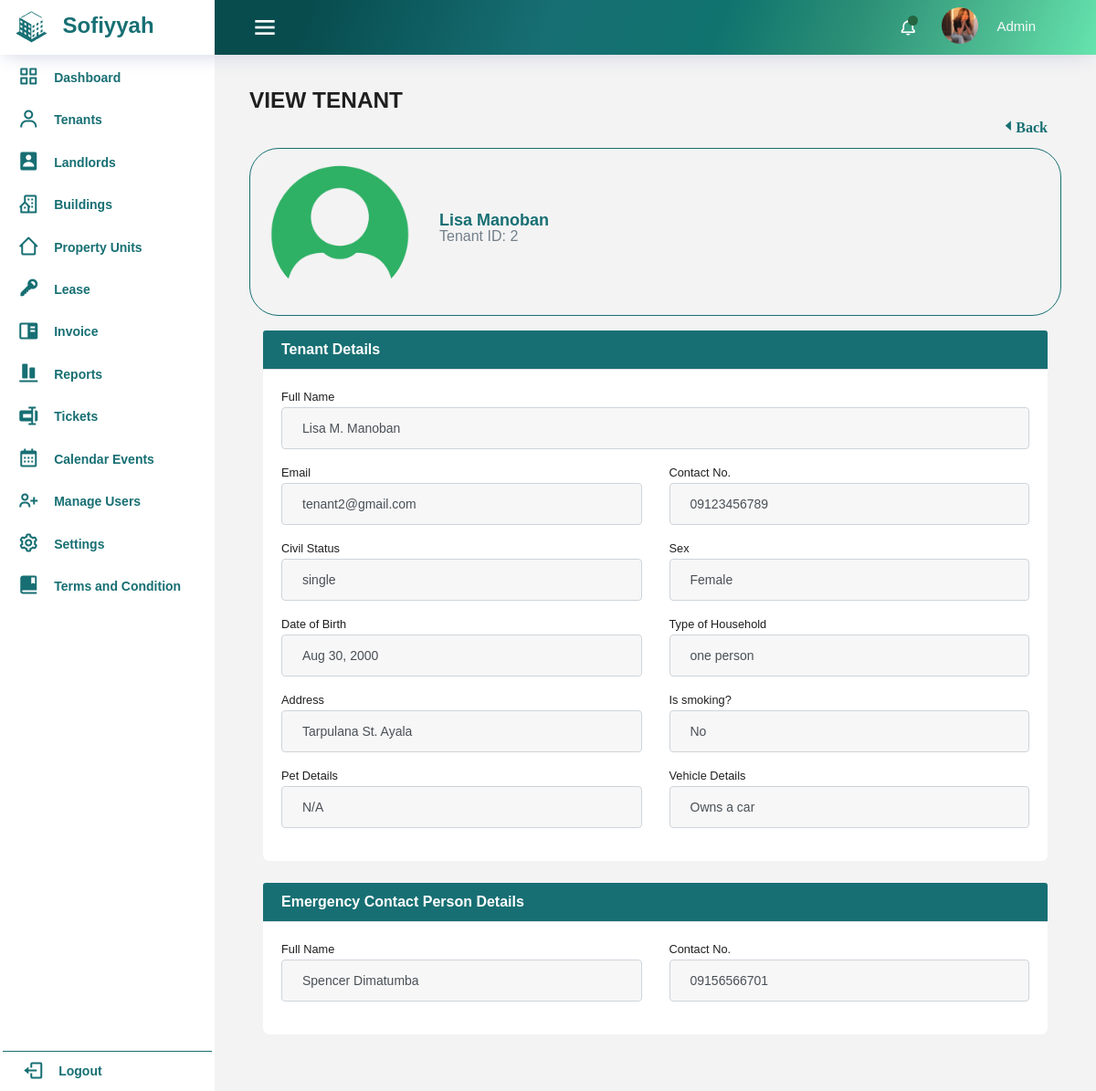
Before: /tenant/view_tenant.php?id=2 (signed in) with the older database file.
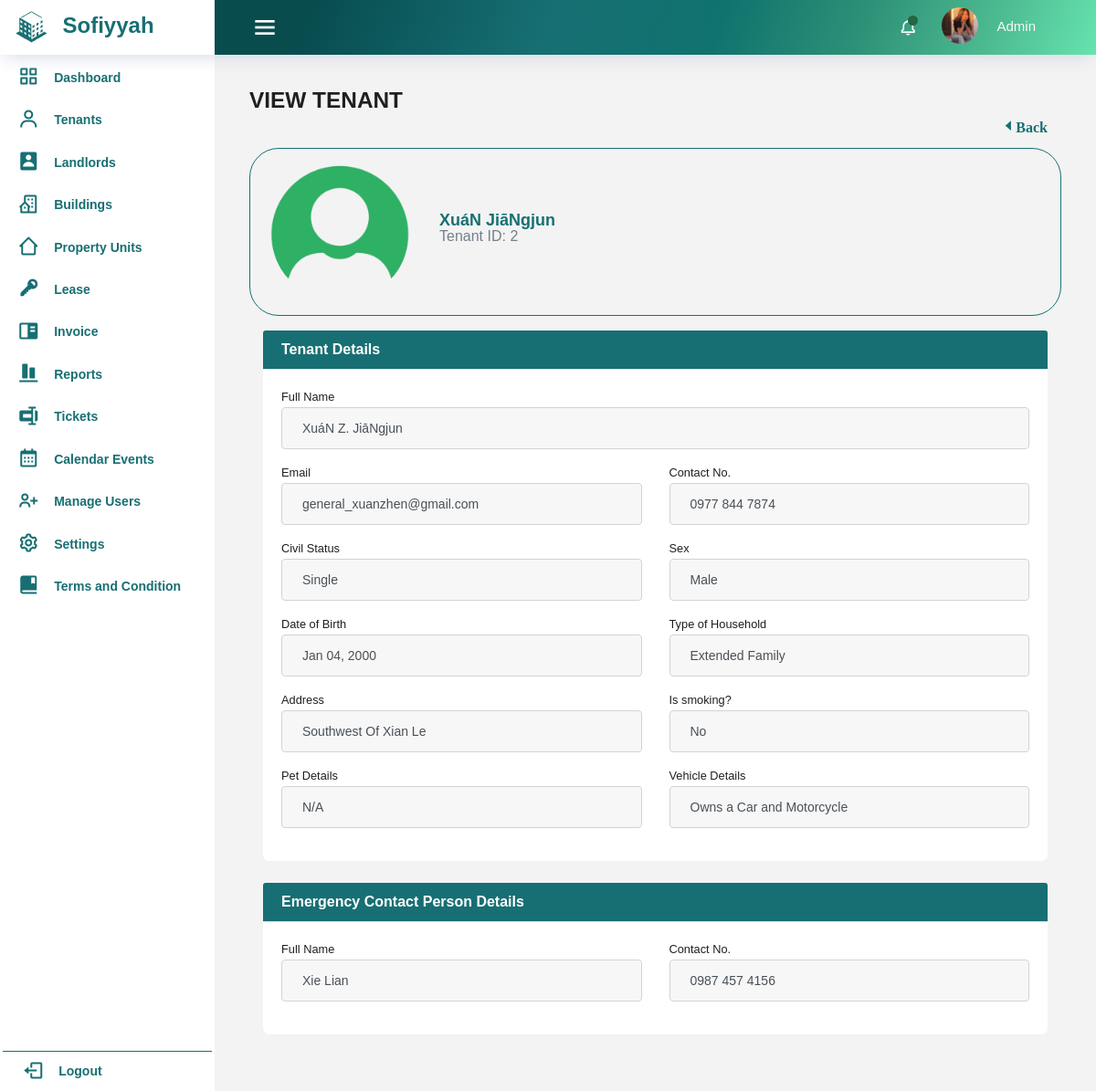
After: the same page with the newer database file.
### tables this page shows
CREATE TABLE IF NOT EXISTS `tenant` (
  `id` int(11) NOT NULL AUTO_INCREMENT,
  `first_name` varchar(50) NOT NULL,
  `middle_name` varchar(50) DEFAULT NULL,
  `last_name` varchar(50) NOT NULL,
  `email` varchar(100) NOT NULL,
  `contact_no` varchar(20) NOT NULL,
  `relationship_status` varchar(100) NOT NULL,
  `type_of_household` varchar(100) NOT NULL,
  `previous_address` varchar(200) NOT NULL,
  `region` varchar(255) NOT NULL,
  `provinces` varchar(255) NOT NULL,
  `city` varchar(255) NOT NULL,
  `sex` varchar(50) DEFAULT NULL,
  `date_of_birth` date NOT NULL,
  `has_pet` varchar(100) NOT NULL,
  `number_of_pets` int(11) DEFAULT NULL,
  `type_of_pet` varchar(50) DEFAULT NULL,
  `is_smoking` varchar(10) NOT NULL,
  `has_vehicle` varchar(100) DEFAULT NULL,
  `vehicle_specification` varchar(50) DEFAULT NULL,
  `spouse_first_name` varchar(50) DEFAULT NULL,
  `spouse_last_name` varchar(50) DEFAULT NULL,
  `spouse_email` varchar(100) DEFAULT NULL,
  `spouse_num` varchar(20) DEFAULT NULL,
  `occupants` varchar(255) DEFAULT NULL,
  `occupants_relations` varchar(255) DEFAULT NULL,
  `emergency_contact_person` varchar(100) NOT NULL,
  `emergency_contact_number` varchar(20) NOT NULL,
  `profile_img` varchar(100) NOT NULL,
  PRIMARY KEY (`id`)
);

### tools/functions.php (called while the page is built, shortened)
<?php
function pluralize($noun, $count) {
  $last_letter = strtolower($noun[strlen($noun) - 1]);
  switch ($last_letter) {
      default:
          return $noun;
  }
}
?>

### tenant/view_tenant.php (the view, shortened to what the rows shown need)
<?php
require_once '../includes/dbconfig.php';
$tenant_id = $_GET['id'];
$sql = "SELECT * FROM tenant WHERE id = $tenant_id";
$result = mysqli_query($conn, $sql);
$row = mysqli_fetch_assoc($result);
$date_of_birth = strtotime($row['date_of_birth']);
$formatted_date = date('M d, Y', $date_of_birth);
require_once '../includes/header.php';
?>
<body>
    <div class="container-scroller">
        <div class="container-fluid page-body-wrapper">
            <div class="main-panel">
                <div class="content-wrapper">
                    <div class="row">
                        <div class="col-12">
                            <div class="media align-items-center py-3 mb-3 w-100">
                                <div class="media-body ml-4">
                                    <h4 class="font-weight-bold mb-0 white-text"><?php echo $row['first_name'] . " " . $row['last_name']; ?></h4>
                                    <div class="text-muted mb-2">Tenant ID: <?php echo $row['id']; ?></div>
                                </div>
                            </div>
                        </div>
                    </div>
                    <div class="col-xl-12">
                        <div class="card mb-4">
                            <div class="card-body">
                                <div class="mb-3">
                                    <label class="small mb-1" for="name">Full Name</label>
                                    <?php
                                    $name = $row['first_name'] . ' ';
                                    if (!empty($row['middle_name'])) {
                                        $name .= substr($row['middle_name'], 0, 1) . '. ';
                                    }
                                    $name .= $row['last_name'];
                                    ?>
                                    <input class="form-control" id="name" type="text" value="<?php echo $name; ?>" readonly>
                                </div>
                                <div class="row gx-3 mb-3">
                                    <div class="col-md-6">
                                        <label class="small mb-1" for="email">Email</label>
                                        <input class="form-control" id="email" type="text" value="<?php echo $row['email']; ?>"readonly>
                                    </div>
                                    <div class="col-md-6">
                                        <label class="small mb-1" for="Contact">Contact No.</label>
                                        <input class="form-control" id="Contact" type="text" value="<?php echo $row['contact_no']; ?>"readonly>
                                    </div>
                                </div>
                                <div class="row gx-3 mb-3">
                                    <div class="col-md-6">
                                        <label class="small mb-1" for="Civil_Status">Civil Status</label>
                                        <input class="form-control" id="Civil_Status" type="text" value="<?php echo $row['relationship_status']; ?>"readonly>
                                    </div>
                                    <div class="col-md-6">
                                        <label class="small mb-1" for="Sex">Sex</label>
                                        <input class="form-control" id="Sex" type="text"  value="<?php echo $row['sex']; ?>"readonly>
                                    </div>
                                </div>
                                <div class="row gx-3 mb-3">
                                    <div class="col-md-6">
                                        <label class="small mb-1" for="dob">Date of Birth</label>
                                        <input class="form-control" id="dob" type="text" value="<?php echo $formatted_date; ?>"readonly>
                                    </div>
                                    <div class="col-md-6">
                                        <label class="small mb-1" for="toh">Type of Household</label>
                                        <input class="form-control" id="toh" type="text"  value="<?php echo $row['type_of_household']; ?>"readonly>
                                    </div>
                                </div>
                                <div class="row gx-3 mb-3">
                                    <div class="col-md-6">
                                        <label class="small mb-1" for="address">Address</label>
                                        <input class="form-control" id="address" value="<?php echo $row['previous_address'] ?>"readonly>
                                    </div>
                                    <div class="col-md-6">
                                        <label class="small mb-1" for="address">Is smoking?</label>
                                        <input class="form-control" id="address" value="<?php echo $row['is_smoking'] ?>"readonly>
                                    </div>
                                </div>
                                <div class="row gx-3 mb-3">
                                    <div class="col-md-6">
                                        <label class="small mb-1" for="petd">Pet Details</label>
                                        <?php
                                        require_once '../tools/functions.php';
                                            $number_of_pets = $row['number_of_pets'];
                                            $type_of_pet = $row['type_of_pet'];
                                            $type_of_pet_plural = pluralize($type_of_pet, $number_of_pets);
                                            $pet_details = "Has " . $number_of_pets . " " . $type_of_pet_plural;
                                        ?>
                                        <input class="form-control" id="petd" value="<?php if($number_of_pets === 0 || $type_of_pet_plural === "None"){ echo 'N/A'; } else { echo $pet_details;} ?>"readonly>
                                    </div>
                                </div>
                            </div>
                        </div>
                    </div>
                    <div class="col-xl-12">
                        <div class="card mb-4">
                            <div class="card-body">
                                <div class="row gx-3 mb-3">
                                    <div class="col-md-6">
                                        <label class="small mb-1" for="ename">Full Name</label>
                                        <input class="form-control" id="ename" type="text" value="<?php echo $row['emergency_contact_person'] ?>"readonly>
                                    </div>
                                    <div class="col-md-6">
                                        <label class="small mb-1" for="econtact">Contact No.</label>
                                        <input class="form-control" id="econtact" type="text" value="<?php echo $row['emergency_contact_number'] ?>"readonly>
                                    </div>
                                </div>
                            </div>
                        </div>
                    </div>
                </div>
            </div>
        </div>
    </div>

Changed rows visible on the page:
changed tenant "No": first_name "Lisa" → "XuáN"; last_name "Manoban" → "JiāNgjun"; first_name+middle_name+last_name "Lisa M. Manoban" → "XuáN Z. JiāNgjun"; email "tenant2@gmail.com" → "general_xuanzhen@gmail.com"; contact_no "09123456789" → "0977 844 7874"; relationship_status "single" → "Single"; sex "Female" → "Male"; date_of_birth "Aug 30, 2000" → "Jan 04, 2000"; type_of_household "one person" → "Extended Family"; previous_address "Tarpulana St. Ayala" → "Southwest Of Xian Le"; emergency_contact_person "Spencer Dimatumba" → "Xie Lian"; emergency_contact_number "09156566701" → "0987 457 4156"
Other visible differences:
form field value: "Owns a car" → "Owns a Car and Motorcycle"
